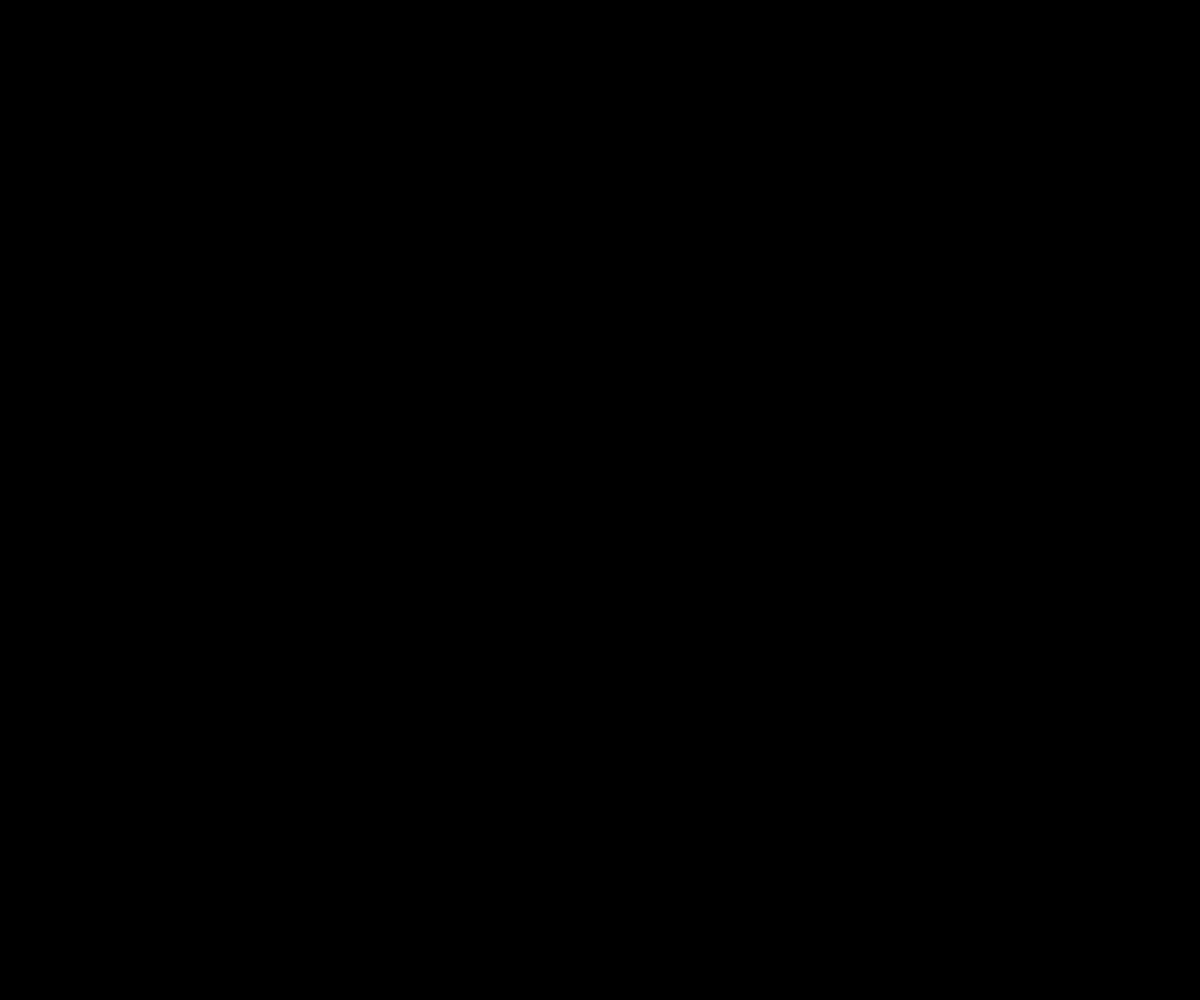
Frame 1 (no input)
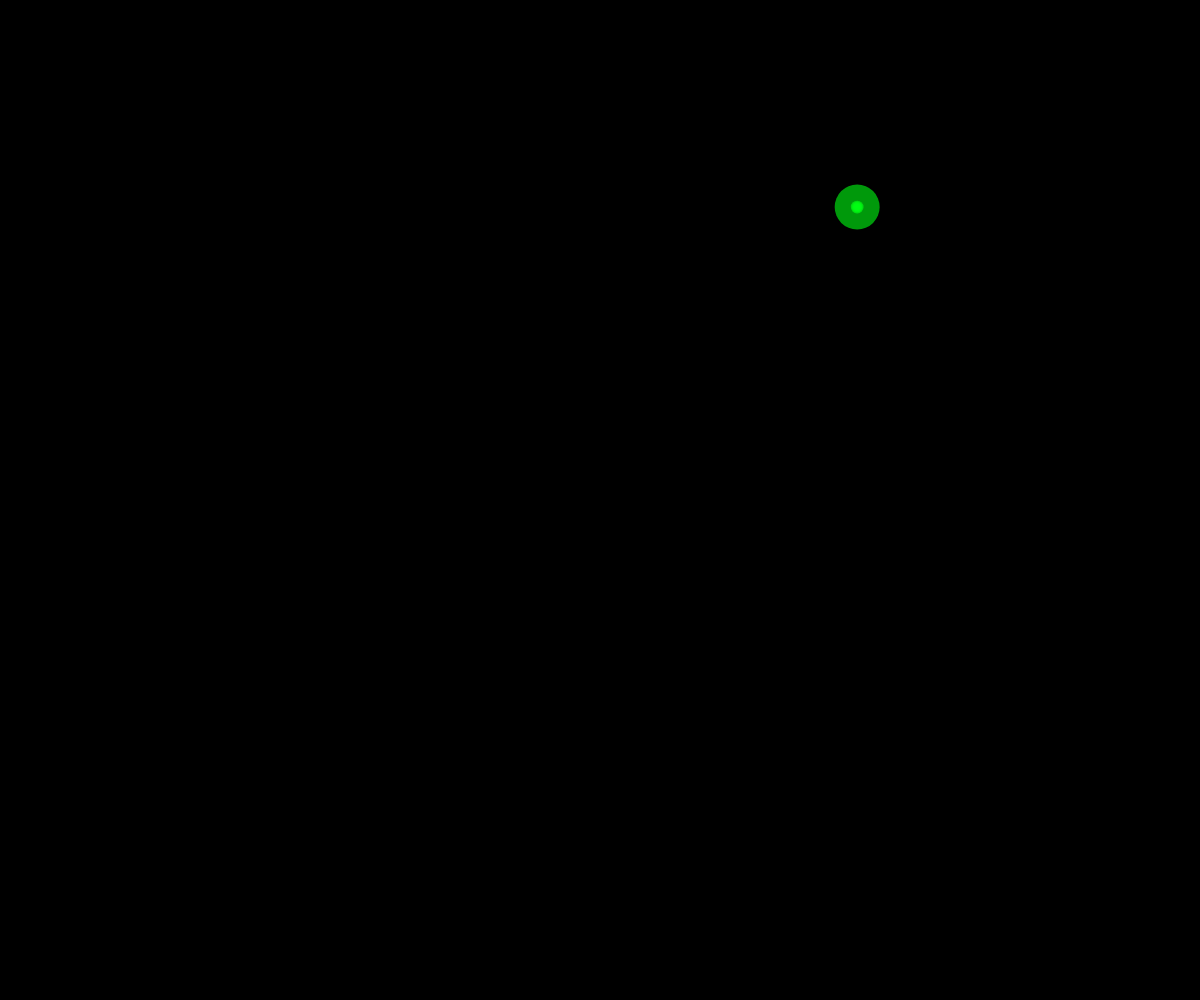
Frame 60 (no input)
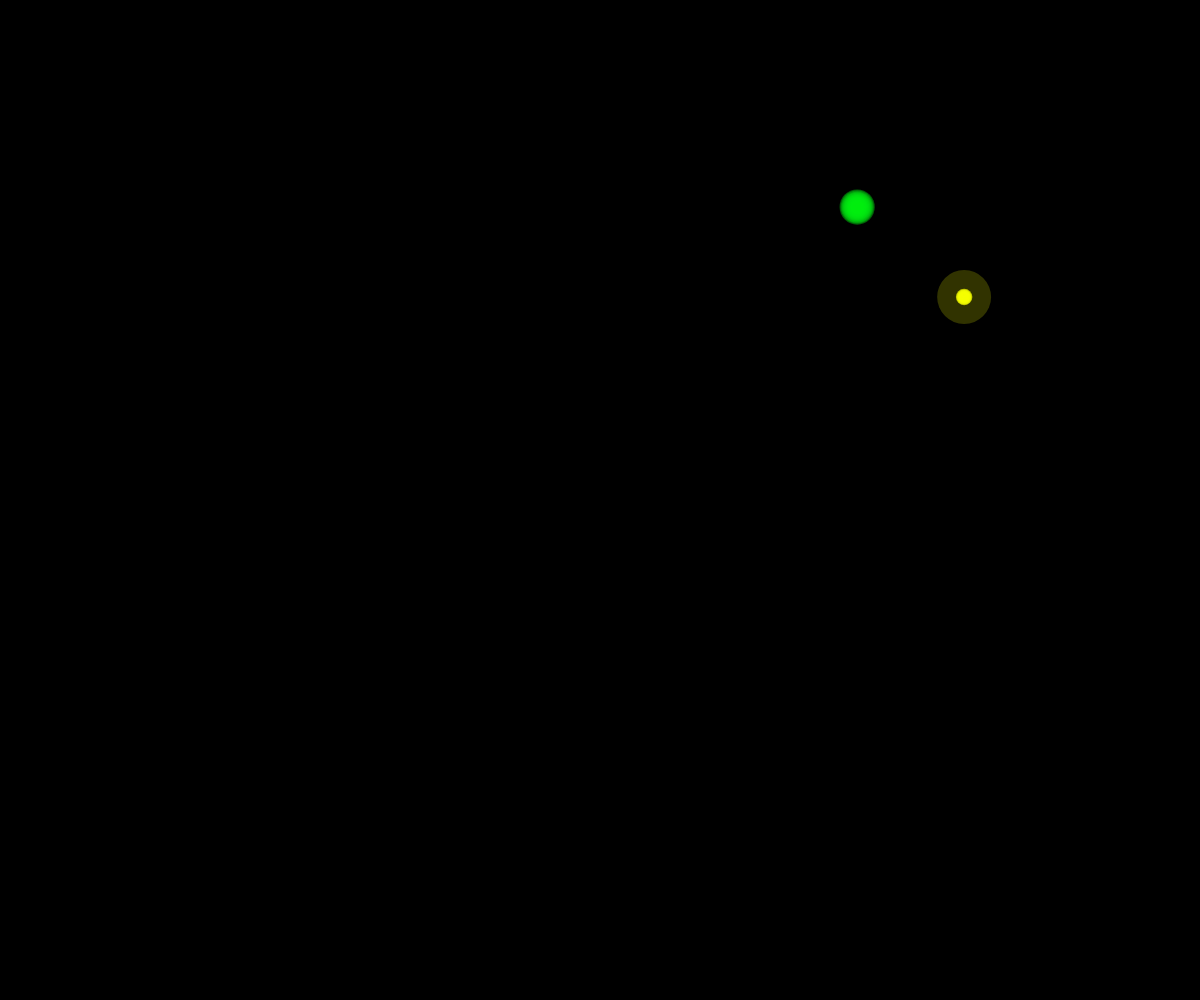
Frame 120 (the mouse pressed at the canvas centre since frame 60)

The p5.js sketch that drew these frames (run headless with seeded random() and noise() and a simulated clock; from frame 60 on, the mouse is pressed at the canvas centre):

// p5.js sketch
// ── sketch.js
let pulses = [];
let trails = [];

function setup() {
  createCanvas(windowWidth, windowHeight);
  colorMode(HSB, 360, 100, 100, 1);
  noStroke();
  frameRate(30);
}

function draw() {
  background(0);

  // Draw trails
  for (let i = trails.length - 1; i >= 0; i--) {
    let t = trails[i];
    t.alpha -= 0.01;
    fill(t.hue, 100, 100, t.alpha);
    ellipse(t.x, t.y, t.size);
    if (t.alpha <= 0) {
      trails.splice(i, 1);
    }
  }

  // Update and draw pulses
  for (let i = pulses.length - 1; i >= 0; i--) {
    let p = pulses[i];
    p.radius += p.speed;
    p.alpha -= 0.02;

    if (p.alpha <= 0) {
      pulses.splice(i, 1);
      continue;
    }

    // Add some jitter to make it asymmetric
    let jitter = sin(frameCount * 0.05 + p.id) * 0.3;
    fill(p.hue, 100, 100, p.alpha);
    ellipse(p.x, p.y, p.radius + jitter * 20);

    // Add trail
    if (frameCount % 3 === 0) {
      trails.push({
        x: p.x,
        y: p.y,
        size: p.radius * 0.3,
        hue: p.hue,
        alpha: 0.7
      });
    }
  }

  // Occasionally add new pulse
  if (frameCount % 40 === 0) {
    pulses.push({
      x: random(width),
      y: random(height),
      radius: 0,
      speed: random(1, 3),
      alpha: 1,
      hue: random(0, 360),
      id: frameCount
    });
  }

  // Occasionally distort pulse
  if (frameCount % 150 === 0 && pulses.length > 0) {
    let idx = floor(random(pulses.length));
    pulses[idx].distort = true;
  }
}

function windowResized() {
  resizeCanvas(windowWidth, windowHeight);
}
